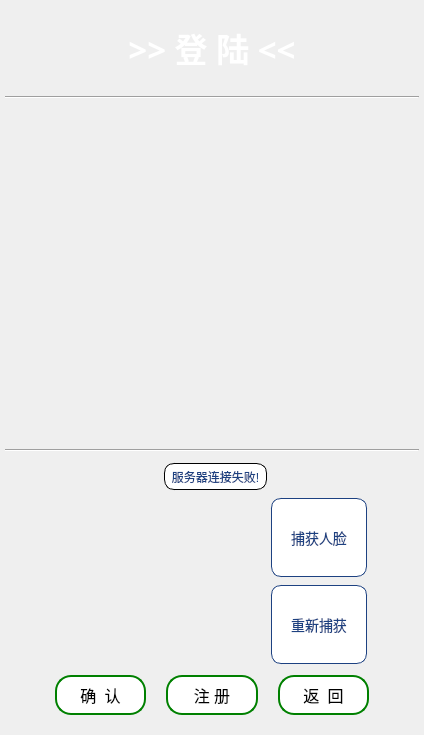
<?xml version="1.0" encoding="UTF-8"?>
<ui version="4.0">
 <class>login</class>
 <widget class="QWidget" name="login">
  <property name="geometry">
   <rect>
    <x>0</x>
    <y>0</y>
    <width>424</width>
    <height>735</height>
   </rect>
  </property>
  <property name="sizePolicy">
   <sizepolicy hsizetype="Ignored" vsizetype="Ignored">
    <horstretch>0</horstretch>
    <verstretch>0</verstretch>
   </sizepolicy>
  </property>
  <property name="windowTitle">
   <string>注册界面</string>
  </property>
  <property name="autoFillBackground">
   <bool>false</bool>
  </property>
  <property name="styleSheet">
   <string notr="true">border-image: url(:/resource/img/color.jpg);
QWidget#reg {
        border-top-left-radius: 15px;
        border-bottom-left-radius: 15px;
        border-top-right-radius: 15px;
        border-bottom-right-radius: 15px;
        border: 2px solid white;		
}</string>
  </property>
  <layout class="QVBoxLayout" name="verticalLayout" stretch="2,0,8,0,5,2">
   <property name="leftMargin">
    <number>5</number>
   </property>
   <property name="topMargin">
    <number>5</number>
   </property>
   <property name="rightMargin">
    <number>5</number>
   </property>
   <property name="bottomMargin">
    <number>20</number>
   </property>
   <item>
    <widget class="QLabel" name="label_title">
     <property name="font">
      <font>
       <family>Microsoft YaHei</family>
       <pointsize>25</pointsize>
       <weight>75</weight>
       <italic>false</italic>
       <bold>true</bold>
      </font>
     </property>
     <property name="styleSheet">
      <string notr="true">color:white;
font: 85 25pt &quot;Microsoft YaHei&quot;;
font-weight:bold;
border-image:None;



</string>
     </property>
     <property name="text">
      <string>&gt;&gt; 登 陆 &lt;&lt;</string>
     </property>
     <property name="alignment">
      <set>Qt::AlignCenter</set>
     </property>
    </widget>
   </item>
   <item>
    <widget class="Line" name="line_2">
     <property name="orientation">
      <enum>Qt::Horizontal</enum>
     </property>
    </widget>
   </item>
   <item>
    <widget class="QWidget" name="widget_cam" native="true">
     <property name="styleSheet">
      <string notr="true">border-image: None;
QWidget#widget_cam {
    border: 2px solid white;
	border-radius: 40px;
}
</string>
     </property>
     <layout class="QGridLayout" name="gridLayout_2">
      <property name="leftMargin">
       <number>25</number>
      </property>
      <property name="topMargin">
       <number>10</number>
      </property>
      <property name="rightMargin">
       <number>25</number>
      </property>
      <property name="bottomMargin">
       <number>10</number>
      </property>
      <item row="0" column="0">
       <widget class="QLabel" name="label_cam">
        <property name="styleSheet">
         <string notr="true">border-radius: 20px;</string>
        </property>
        <property name="text">
         <string/>
        </property>
       </widget>
      </item>
     </layout>
    </widget>
   </item>
   <item>
    <widget class="Line" name="line">
     <property name="orientation">
      <enum>Qt::Horizontal</enum>
     </property>
    </widget>
   </item>
   <item>
    <widget class="QWidget" name="widget_input" native="true">
     <property name="styleSheet">
      <string notr="true">border-image: None;</string>
     </property>
     <layout class="QGridLayout" name="gridLayout" columnstretch="0,0">
      <property name="leftMargin">
       <number>50</number>
      </property>
      <property name="topMargin">
       <number>1</number>
      </property>
      <property name="rightMargin">
       <number>50</number>
      </property>
      <property name="bottomMargin">
       <number>1</number>
      </property>
      <property name="horizontalSpacing">
       <number>2</number>
      </property>
      <property name="verticalSpacing">
       <number>5</number>
      </property>
      <item row="0" column="0" colspan="2">
       <layout class="QGridLayout" name="gridLayout_3" rowstretch="1,0,0">
        <item row="1" column="0" rowspan="2" colspan="2">
         <widget class="QLabel" name="label">
          <property name="styleSheet">
           <string notr="true">border-image: url(:/resource/img/Dark_人脸识别.png);</string>
          </property>
          <property name="text">
           <string/>
          </property>
         </widget>
        </item>
        <item row="2" column="2">
         <widget class="QPushButton" name="btn_reget">
          <property name="minimumSize">
           <size>
            <width>75</width>
            <height>0</height>
           </size>
          </property>
          <property name="maximumSize">
           <size>
            <width>100</width>
            <height>100</height>
           </size>
          </property>
          <property name="font">
           <font>
            <family>微软雅黑</family>
            <pointsize>-1</pointsize>
            <underline>false</underline>
            <strikeout>false</strikeout>
           </font>
          </property>
          <property name="styleSheet">
           <string notr="true">QPushButton
{
	border-radius: 10px;
	padding:5px;
	text-align: center;
	text-decoration: none;
	font-size:14px;
	margin: 4px 2px;
	background-color: white;
	color:#1d4181;
    border:1px solid #1d4181;
}
QPushButton:hover 
{
	background-color: #008cba;
	color: white;
}
QPushButton:pressed 
{
	margin-top: -2px;
	margin-bottom:2px;
	
}
</string>
          </property>
          <property name="text">
           <string>重新捕获</string>
          </property>
          <property name="icon">
           <iconset resource="resource_rc.qrc">
            <normaloff>:/resource/icon/redo.png</normaloff>:/resource/icon/redo.png</iconset>
          </property>
         </widget>
        </item>
        <item row="1" column="2">
         <widget class="QPushButton" name="btn_get_face">
          <property name="minimumSize">
           <size>
            <width>75</width>
            <height>0</height>
           </size>
          </property>
          <property name="maximumSize">
           <size>
            <width>100</width>
            <height>100</height>
           </size>
          </property>
          <property name="font">
           <font>
            <family>微软雅黑</family>
            <pointsize>-1</pointsize>
            <underline>false</underline>
            <strikeout>false</strikeout>
           </font>
          </property>
          <property name="styleSheet">
           <string notr="true">QPushButton
{
	border-radius: 10px;
	padding:5px;
	text-align: center;
	text-decoration: none;
	font-size:14px;
	margin: 4px 2px;
	background-color: white;
	color:#1d4181;
    border:1px solid #1d4181;
}
QPushButton:hover 
{
	background-color: #008cba;
	color: white;
}
QPushButton:pressed 
{
	margin-top: -2px;
	margin-bottom:2px;
	
}</string>
          </property>
          <property name="text">
           <string>捕获人脸</string>
          </property>
          <property name="icon">
           <iconset resource="resource_rc.qrc">
            <normaloff>:/resource/icon/人脸识别.png</normaloff>:/resource/icon/人脸识别.png</iconset>
          </property>
         </widget>
        </item>
        <item row="0" column="1">
         <widget class="QPushButton" name="btn_connect">
          <property name="maximumSize">
           <size>
            <width>180</width>
            <height>35</height>
           </size>
          </property>
          <property name="styleSheet">
           <string notr="true">QPushButton
{
	border-radius: 10px;
	padding:5px;
	text-align: center;
	text-decoration: none;
	font-size:12px;
	margin: 4px 2px;
	background-color: white;
	color:#1d4181;
    border:1px solid black;
}</string>
          </property>
          <property name="text">
           <string>服务器连接失败!</string>
          </property>
          <property name="icon">
           <iconset resource="resource_rc.qrc">
            <normaloff>:/resource/icon/提醒,感叹号_jurassic.png</normaloff>:/resource/icon/提醒,感叹号_jurassic.png</iconset>
          </property>
         </widget>
        </item>
       </layout>
      </item>
     </layout>
    </widget>
   </item>
   <item>
    <layout class="QHBoxLayout" name="layout_decide" stretch="0,0,0">
     <property name="spacing">
      <number>20</number>
     </property>
     <property name="leftMargin">
      <number>50</number>
     </property>
     <property name="rightMargin">
      <number>50</number>
     </property>
     <item>
      <widget class="QPushButton" name="btn_decide">
       <property name="maximumSize">
        <size>
         <width>100</width>
         <height>40</height>
        </size>
       </property>
       <property name="font">
        <font>
         <family>微软雅黑</family>
         <pointsize>-1</pointsize>
        </font>
       </property>
       <property name="styleSheet">
        <string notr="true">
QPushButton
{
font-size:16px;
border-radius:16px;
border:2px solid green;
background:white;
}
QPushButton:hover 
{
	color:rgb(97, 97, 97)
}
QPushButton:pressed 
{
	margin-top: -2px;
	margin-bottom:2px;
	
}</string>
       </property>
       <property name="text">
        <string>确  认</string>
       </property>
       <property name="icon">
        <iconset resource="resource_rc.qrc">
         <normaloff>:/resource/icon/check-circle.png</normaloff>:/resource/icon/check-circle.png</iconset>
       </property>
      </widget>
     </item>
     <item>
      <widget class="QPushButton" name="btn_reg">
       <property name="maximumSize">
        <size>
         <width>100</width>
         <height>40</height>
        </size>
       </property>
       <property name="font">
        <font>
         <family>微软雅黑</family>
         <pointsize>-1</pointsize>
        </font>
       </property>
       <property name="styleSheet">
        <string notr="true">QPushButton
{
font-size:16px;
border-radius:16px;
border:2px solid green;
background:white;
}
QPushButton:hover 
{
	color:rgb(97, 97, 97)
}
QPushButton:pressed 
{
	margin-top: -2px;
	margin-bottom:2px;
	
}</string>
       </property>
       <property name="text">
        <string>注 册</string>
       </property>
       <property name="icon">
        <iconset resource="resource_rc.qrc">
         <normaloff>:/resource/icon/用户.png</normaloff>:/resource/icon/用户.png</iconset>
       </property>
      </widget>
     </item>
     <item>
      <widget class="QPushButton" name="btn_return">
       <property name="maximumSize">
        <size>
         <width>100</width>
         <height>40</height>
        </size>
       </property>
       <property name="font">
        <font>
         <family>微软雅黑</family>
         <pointsize>-1</pointsize>
        </font>
       </property>
       <property name="styleSheet">
        <string notr="true">QPushButton{
font-size:16px;
border-radius:16px;
border:2px solid green;
background:white;
}

QPushButton:hover 
{
	color:rgb(97, 97, 97)
}
QPushButton:pressed 
{
	margin-top: -2px;
	margin-bottom:2px;
	
}</string>
       </property>
       <property name="text">
        <string>返  回</string>
       </property>
       <property name="icon">
        <iconset resource="resource_rc.qrc">
         <normaloff>:/resource/icon/返回.png</normaloff>:/resource/icon/返回.png</iconset>
       </property>
      </widget>
     </item>
    </layout>
   </item>
  </layout>
 </widget>
 <resources>
  <include location="resource_rc.qrc"/>
 </resources>
 <connections/>
</ui>
